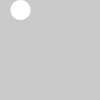
Frame 1 (no input)
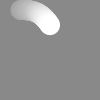
Frame 60 (the mouse pressed at the canvas centre just before this capture)
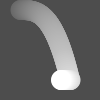
Frame 120 (the mouse held since frame 60 and released just before this capture)

The Processing sketch that drew these frames (run headless with seeded random() and noise(); from frame 60 on, the mouse is pressed at the canvas centre):

// Processing sketch: Example_31_08
// ── Example_31_08.pde
float beginX = 20.0; // Initial x-coordinate
float beginY = 10.0; // Initial y-coordinate
float endX = 70.0; // Final x-coordinate
float endY = 80.0; // Final y-coordinate
float distX; // X-axis distance to move
float distY; // Y-axis distance to move
float exponent = 3.0; // Determines the curve
float x = 0.0; // Current x-coordinate
float y = 0.0; // Current y-coordinate
float step = 0.01; // Size of each step along the path
float pct = 0.0; // Percentage traveled (0.0 to 1.0)
int direction = 1;

void setup() {
  size(100, 100);
  noStroke();
  smooth();
  distX = endX - beginX;
  distY = endY - beginY;
}

void draw() {
  fill(0, 2);
  rect(0, 0, width, height);
  pct += step * direction;
  if ((pct > 1.0) || (pct < 0.0)) {
    direction = direction * -1;
  }
  if (direction == 1) {
    x = beginX + (pct * distX);
    float e = pow(pct, exponent);
    y = beginY + (e * distY);
  } else {
    x = beginX + (pct * distX);
    float e = pow(1.0-pct, exponent*2);
    y = beginY + (e * -distY) + distY;
  }
  fill(255);
  ellipse(x, y, 20, 20);
}
